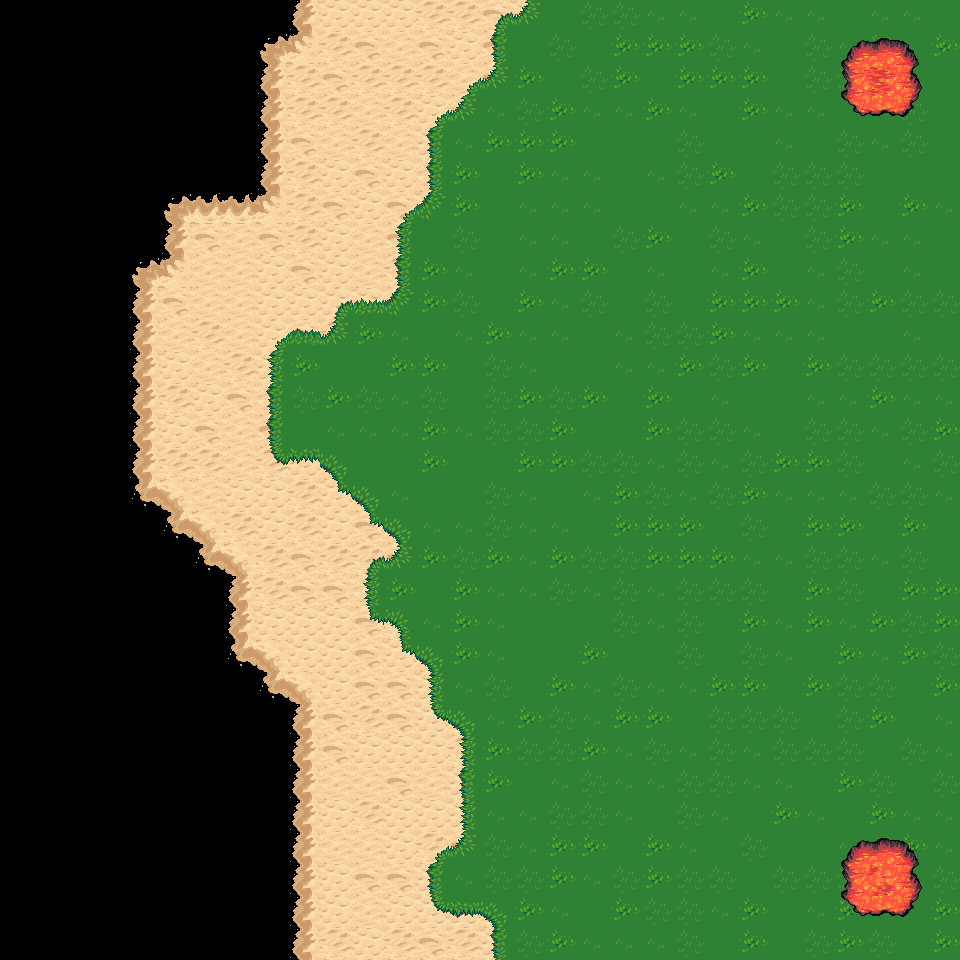

Tiled map render using the project's own tile images. Description and the map definition, with tile-layer contents summarised, below:
An orthogonal 30x30 tile map with 32x32 px tiles, 3 tile layers (Kachelebene 1, Grass, Kachelebene 3) and 16 objects.

<map version="1.0" orientation="orthogonal" renderorder="right-down" width="30" height="30" tilewidth="32" tileheight="32" nextobjectid="34">
 <properties>
  <property name="music_path" value="mods/maingame/music/rpg_village_exploration/RPG_Village_Exploration_Music.mp3" />
 </properties>
 <tileset firstgid="1" source="../../tilesets/LPC_Terrain/Terrain.tsx" />
 <layer name="Kachelebene 1" width="30" height="30">
  <data>[900 cells, 697 non-empty, 24 distinct tile ids]</data>
 </layer>
 <layer name="Grass" width="30" height="30">
  <data>[900 cells, 543 non-empty, 18 distinct tile ids]</data>
 </layer>
 <layer name="Kachelebene 3" width="30" height="30">
  <data>[900 cells, 18 non-empty, 10 distinct tile ids]</data>
 </layer>
 <objectgroup name="Objektebene 1">
  <properties>
   <property name="music_path" value="mods/maingame/music/" />
  </properties>
 </objectgroup>
 <objectgroup name="collisions">
  <object id="4" x="8" y="669" width="280" height="278" />
  <object id="5" x="-90" y="567" width="324" height="135" />
  <object id="11" x="5" y="3" width="127" height="683" />
  <object id="15" x="108" y="-5" width="157" height="211" />
  <object id="16" x="130" y="207" width="42" height="57" />
  <object id="18" x="237" y="-4" width="62" height="54" />
  <object id="19" x="112" y="510" width="75" height="56" />
  <object id="32" x="838" y="840" width="86" height="74" />
  <object id="33" x="844" y="45" width="79" height="71" />
 </objectgroup>
 <objectgroup name="footsteps">
  <object id="23" x="460.5" y="77" width="31" height="825">
   <properties>
    <property name="footstep_sound" value="mods/maingame/sounds/footsteps/grass/grass.ogg" />
   </properties>
  </object>
  <object id="24" x="499.5" y="11" width="454" height="938">
   <properties>
    <property name="footstep_sound" value="mods/maingame/sounds/footsteps/grass/grass.ogg" />
   </properties>
  </object>
  <object id="25" x="424.5" y="110.5" width="31" height="616.5">
   <properties>
    <property name="footstep_sound" value="mods/maingame/sounds/footsteps/grass/grass.ogg" />
   </properties>
  </object>
  <object id="26" x="392.5" y="200" width="31" height="455">
   <properties>
    <property name="footstep_sound" value="mods/maingame/sounds/footsteps/grass/grass.ogg" />
   </properties>
  </object>
  <object id="27" x="356.5" y="302.5" width="31" height="223.5">
   <properties>
    <property name="footstep_sound" value="mods/maingame/sounds/footsteps/grass/grass.ogg" />
   </properties>
  </object>
  <object id="28" x="266" y="302.25" width="90" height="172.75">
   <properties>
    <property name="footstep_sound" value="mods/maingame/sounds/footsteps/grass/grass.ogg" />
   </properties>
  </object>
  <object id="30" x="2" y="683" width="297" height="278">
   <properties>
    <property name="footstep_sound" value="" />
   </properties>
  </object>
 </objectgroup>
</map>
